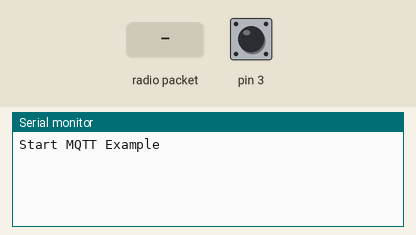
Simulated run of this sketch. Board: Arduino Uno, built for the host (arithmetic inside an expression is 32-bit, double 64-bit). Shown: the last lines printed to the serial monitor. Inputs (shaded band) come from the test bench; at power-on: pin 3 LOW. No radio packets arrive unless stated.

Above: at 1.2 s.
1.3 s: pin 3 driven HIGH
At 2.2 s:
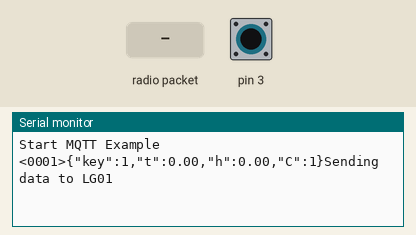
2.8 s: radio packet "1" arrives
At 3.8 s:
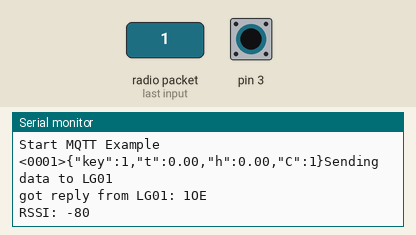
4.3 s: pin 3 pulsed LOW 2 times (0.12 s each, 0.3 s apart)
At 8.3 s:
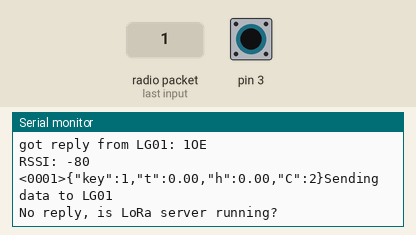

The sketch:

loracountworm.ino
```cpp
#include <SPI.h>
#include <RH_RF95.h>
#include <Wire.h>
#include <dht.h>

#define DHT21_PIN 5
// Singleton instance of the radio driver
RH_RF95 rf95;
dht DHT;
float frequency = 915.0;  //frequency settings
const float max_volts = 5.0;
const float max_analog_steps = 1023.0;
String temp;
float tem,hum,told,hold=0;
char tem_1[8]={"\0"},hum_1[8]={"\0"};
char *node_id = "<0001>";  //From LG01 via web Local Channel settings on MQTT.Please refer <> dataformat in here.
uint8_t datasend[64];
char                 databuffer[50];
volatile int counter;
int cold = 0;

void  counting(){
  counter+=1;
  //Serial.println(counter);

}
void Json(String temperature,String humidity,String Count){
  temp = "{";
  temp += "\"key\":";
  temp += 0001;
  temp += ",";
  temp += "\"t\":";
  temp += temperature;
  temp += ",";
  temp += "\"h\":";
  temp += humidity;
  temp += ",";
  temp += "\"C\":";
  temp += Count;
  temp += "}";
  //Serial.println(temp);
 }
void setup(){
      Serial.begin(9600);
      counter=0;
      attachInterrupt(digitalPinToInterrupt(3),counting,RISING);
      Serial.println(F("Start MQTT Example"));
      if (!rf95.init())
      Serial.println(F("init failed"));
      rf95.setFrequency(frequency);
      rf95.setTxPower(20);
      rf95.setSpreadingFactor(7);
      rf95.setSignalBandwidth(125000);
      rf95.setCodingRate4(5);
      rf95.setSyncWord(0x34);
}
void getBuffer(){
  String data = "";
  data = data + String(temp);

  for (int i = 0; i < data.length(); i++){
    databuffer[i] = data[i];
  }
}
void dhtWrite()
{
    char data[75] = "\0";
    for(int i = 0; i < 50; i++)
    {
       data[i] = node_id[i];
    }

     strcat(data,databuffer);
     strcpy((char *)datasend,data);
     Serial.print((char*)datasend);
}

void SendData()
{
      Serial.println(F("Sending data to LG01"));


      rf95.send((char *)datasend,sizeof(datasend));
      rf95.waitPacketSent();  // Now wait for a reply

      uint8_t buf[RH_RF95_MAX_MESSAGE_LEN];
      uint8_t len = sizeof(buf);

     if (rf95.waitAvailableTimeout(3000))
  {
    // Should be a reply message for us now
    if (rf95.recv(buf, &len))
   {

      Serial.print("got reply from LG01: ");
      Serial.println((char*)buf);
      Serial.print("RSSI: ");
      Serial.println(rf95.lastRssi(), DEC);
    }
    else
    {
      Serial.println("recv failed");
    }
  }
  else
  {
    Serial.println("No reply, is LoRa server running?");
  }
}


void loop(){
  int chk = DHT.read21(DHT21_PIN);
  hum = DHT.humidity;
  tem= DHT.temperature;

  if( counter != cold || tem!= told || hum != hold){
    Json(String(tem),String(hum),String(counter));
    getBuffer();
    dhtWrite();
    SendData();
    cold = counter;
    told= tem;
    hold = hum;
  }

}
```

dht.h
```cpp
//
//    FILE: dht.h
//  AUTHOR: Rob Tillaart
// VERSION: 0.1.18
// PURPOSE: DHT Temperature & Humidity Sensor library for Arduino
//     URL: http://arduino.cc/playground/Main/DHTLib
//
// HISTORY:
// see dht.cpp file
//

#ifndef dht_h
#define dht_h

#if ARDUINO < 100
#include <WProgram.h>
#include <pins_arduino.h>  // fix for broken pre 1.0 version - TODO TEST
#else
#include <Arduino.h>
#endif

#define DHT_LIB_VERSION "0.1.18"

#define DHTLIB_OK                   0
#define DHTLIB_ERROR_CHECKSUM       -1
#define DHTLIB_ERROR_TIMEOUT        -2
#define DHTLIB_ERROR_CONNECT        -3
#define DHTLIB_ERROR_ACK_L          -4
#define DHTLIB_ERROR_ACK_H          -5

#define DHTLIB_DHT11_WAKEUP         18
#define DHTLIB_DHT_WAKEUP           1

#define DHTLIB_DHT11_LEADING_ZEROS  1
#define DHTLIB_DHT_LEADING_ZEROS    6

// max timeout is 100 usec.
// For a 16 Mhz proc 100 usec is 1600 clock cycles
// loops using DHTLIB_TIMEOUT use at least 4 clock cycli
// so 100 us takes max 400 loops
// so by dividing F_CPU by 40000 we "fail" as fast as possible
#define DHTLIB_TIMEOUT 400 // (F_CPU/40000)

class dht
{
public:
    // return values:
    // DHTLIB_OK
    // DHTLIB_ERROR_CHECKSUM
    // DHTLIB_ERROR_TIMEOUT
    // DHTLIB_ERROR_CONNECT
    // DHTLIB_ERROR_ACK_L
    // DHTLIB_ERROR_ACK_H
    int read11(uint8_t pin);
    int read(uint8_t pin);

    inline int read21(uint8_t pin) { return read(pin); };
    inline int read22(uint8_t pin) { return read(pin); };
    inline int read33(uint8_t pin) { return read(pin); };
    inline int read44(uint8_t pin) { return read(pin); };

    double humidity;
    double temperature;

private:
    uint8_t bits[5];  // buffer to receive data
    int _readSensor(uint8_t pin, uint8_t wakeupDelay, uint8_t leadingZeroBits);
};
#endif
//
// END OF FILE
//
```

Measured:
- after the input at 1.3 s, the serial monitor: prints a new line at once (image 1)
- after the input at 2.8 s, the serial monitor: prints a new line at once (image 2)
- after the input at 4.3 s, the serial monitor: prints a new line after 0.12 s (image 3)
